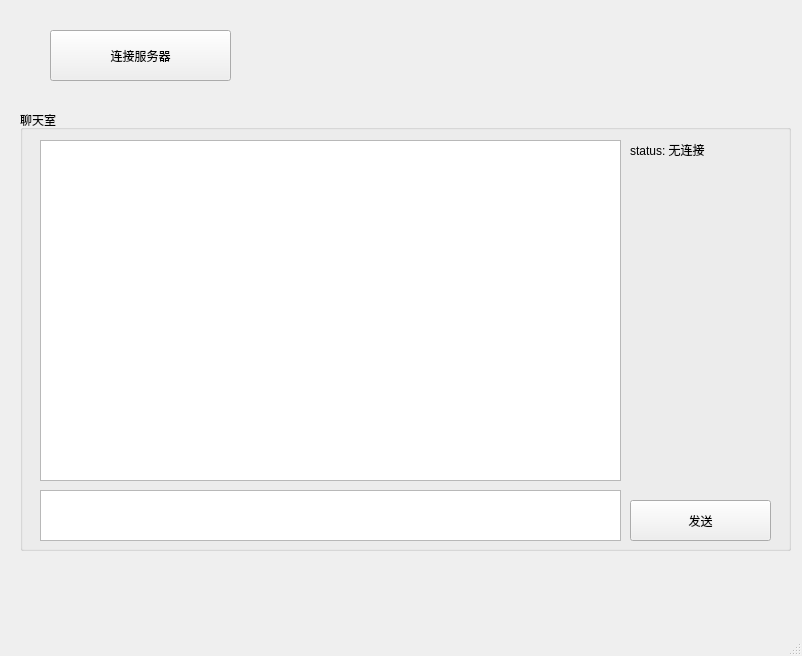
<?xml version="1.0" encoding="UTF-8"?>
<ui version="4.0">
 <class>MainWindow</class>
 <widget class="QMainWindow" name="MainWindow">
  <property name="geometry">
   <rect>
    <x>0</x>
    <y>0</y>
    <width>802</width>
    <height>656</height>
   </rect>
  </property>
  <property name="windowTitle">
   <string>MainWindow</string>
  </property>
  <widget class="QWidget" name="centralwidget">
   <widget class="QPushButton" name="btnConnectSever">
    <property name="geometry">
     <rect>
      <x>50</x>
      <y>30</y>
      <width>181</width>
      <height>51</height>
     </rect>
    </property>
    <property name="text">
     <string>连接服务器</string>
    </property>
   </widget>
   <widget class="QGroupBox" name="groupBox">
    <property name="geometry">
     <rect>
      <x>20</x>
      <y>110</y>
      <width>771</width>
      <height>441</height>
     </rect>
    </property>
    <property name="title">
     <string>聊天室</string>
    </property>
    <widget class="QPlainTextEdit" name="editMessage">
     <property name="geometry">
      <rect>
       <x>20</x>
       <y>30</y>
       <width>581</width>
       <height>341</height>
      </rect>
     </property>
    </widget>
    <widget class="QPushButton" name="sendMessage">
     <property name="geometry">
      <rect>
       <x>610</x>
       <y>390</y>
       <width>141</width>
       <height>41</height>
      </rect>
     </property>
     <property name="text">
      <string>发送</string>
     </property>
    </widget>
    <widget class="QPlainTextEdit" name="editSendMessage">
     <property name="geometry">
      <rect>
       <x>20</x>
       <y>380</y>
       <width>581</width>
       <height>51</height>
      </rect>
     </property>
    </widget>
    <widget class="QLabel" name="labelSeverStatus">
     <property name="geometry">
      <rect>
       <x>610</x>
       <y>30</y>
       <width>411</width>
       <height>20</height>
      </rect>
     </property>
     <property name="text">
      <string>status: 无连接</string>
     </property>
    </widget>
   </widget>
   <widget class="QLabel" name="flag">
    <property name="geometry">
     <rect>
      <x>630</x>
      <y>50</y>
      <width>69</width>
      <height>20</height>
     </rect>
    </property>
    <property name="text">
     <string/>
    </property>
   </widget>
  </widget>
  <widget class="QMenuBar" name="menubar">
   <property name="geometry">
    <rect>
     <x>0</x>
     <y>0</y>
     <width>802</width>
     <height>26</height>
    </rect>
   </property>
  </widget>
  <widget class="QStatusBar" name="statusbar"/>
 </widget>
 <resources/>
 <connections/>
</ui>
